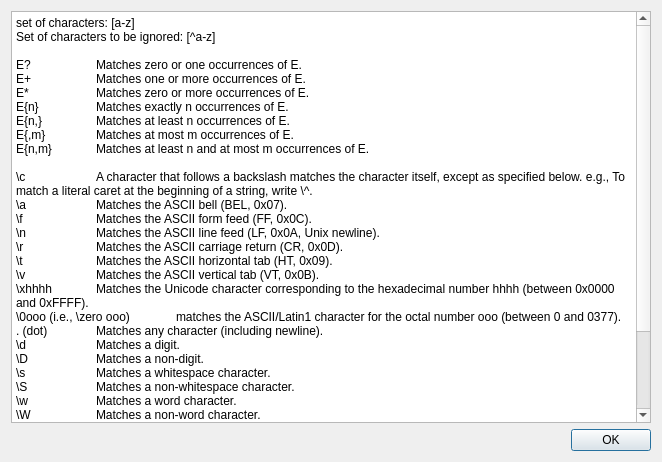
<?xml version="1.0" encoding="UTF-8"?>
<ui version="4.0">
 <comment>
  * Released as open source by Gabriel Caudrelier
  *
  * Developed by Gabriel Caudrelier, gabriel dot caudrelier at gmail dot com
  *
  * https://github.com/metrodango/pip3line
  *
  * Released under BSD 3-Clause see LICENSE for more information
</comment>
 <class>RegExpHelpDialog</class>
 <widget class="QDialog" name="RegExpHelpDialog">
  <property name="geometry">
   <rect>
    <x>0</x>
    <y>0</y>
    <width>662</width>
    <height>462</height>
   </rect>
  </property>
  <property name="sizePolicy">
   <sizepolicy hsizetype="Fixed" vsizetype="Fixed">
    <horstretch>0</horstretch>
    <verstretch>0</verstretch>
   </sizepolicy>
  </property>
  <property name="windowTitle">
   <string>Some help with regular expressions</string>
  </property>
  <layout class="QVBoxLayout" name="verticalLayout">
   <item>
    <widget class="QPlainTextEdit" name="plainTextEdit">
     <property name="undoRedoEnabled">
      <bool>false</bool>
     </property>
     <property name="readOnly">
      <bool>true</bool>
     </property>
     <property name="plainText">
      <string>set of characters: [a-z]
Set of characters to be ignored: [^a-z]

E?	Matches zero or one occurrences of E. 
E+	Matches one or more occurrences of E. 
E*	Matches zero or more occurrences of E. 
E{n}	Matches exactly n occurrences of E.
E{n,}	Matches at least n occurrences of E.
E{,m}	Matches at most m occurrences of E.
E{n,m}	Matches at least n and at most m occurrences of E.

\c	A character that follows a backslash matches the character itself, except as specified below. e.g., To match a literal caret at the beginning of a string, write \^.
\a	Matches the ASCII bell (BEL, 0x07).
\f	Matches the ASCII form feed (FF, 0x0C).
\n	Matches the ASCII line feed (LF, 0x0A, Unix newline).
\r	Matches the ASCII carriage return (CR, 0x0D).
\t	Matches the ASCII horizontal tab (HT, 0x09).
\v	Matches the ASCII vertical tab (VT, 0x0B).
\xhhhh	Matches the Unicode character corresponding to the hexadecimal number hhhh (between 0x0000 and 0xFFFF).
\0ooo (i.e., \zero ooo)	matches the ASCII/Latin1 character for the octal number ooo (between 0 and 0377).
. (dot)	Matches any character (including newline).
\d	Matches a digit.
\D	Matches a non-digit.
\s	Matches a whitespace character.
\S	Matches a non-whitespace character.
\w	Matches a word character.
\W	Matches a non-word character.
\n	The n-th backreference, e.g. \1, \2, etc.

^	The caret signifies the beginning of the string.
$	The dollar signifies the end of the string.
\b	A word boundary.
\B	A non-word boundary.</string>
     </property>
    </widget>
   </item>
   <item>
    <widget class="QDialogButtonBox" name="buttonBox">
     <property name="orientation">
      <enum>Qt::Horizontal</enum>
     </property>
     <property name="standardButtons">
      <set>QDialogButtonBox::Ok</set>
     </property>
    </widget>
   </item>
  </layout>
 </widget>
 <resources/>
 <connections>
  <connection>
   <sender>buttonBox</sender>
   <signal>accepted()</signal>
   <receiver>RegExpHelpDialog</receiver>
   <slot>accept()</slot>
   <hints>
    <hint type="sourcelabel">
     <x>248</x>
     <y>254</y>
    </hint>
    <hint type="destinationlabel">
     <x>157</x>
     <y>274</y>
    </hint>
   </hints>
  </connection>
  <connection>
   <sender>buttonBox</sender>
   <signal>rejected()</signal>
   <receiver>RegExpHelpDialog</receiver>
   <slot>reject()</slot>
   <hints>
    <hint type="sourcelabel">
     <x>316</x>
     <y>260</y>
    </hint>
    <hint type="destinationlabel">
     <x>286</x>
     <y>274</y>
    </hint>
   </hints>
  </connection>
 </connections>
</ui>
